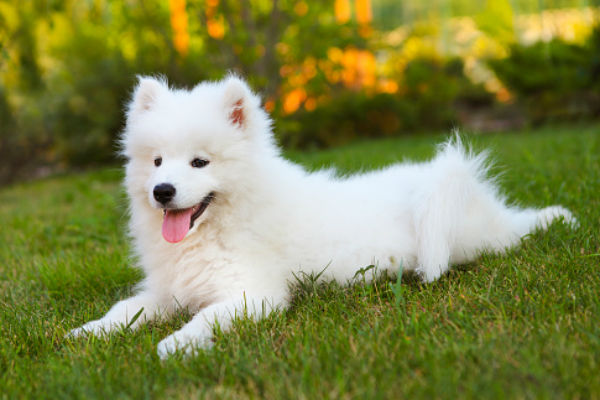
//> input picture multigrain/image/dog1.jpg, 600 x 400 px
$ ./main   (built with g++ and OpenCV 4)
//> lines starting //> are read from the running program, lines starting //| are printed output that depends on the picture
#include "multigrain.h"

using namespace Project;

const float means[3] = {0.485, 0.456, 0.406};
const float stds[3]  = {0.229, 0.224, 0.225};

void process_image(float* data, std::string image_name, int INPUT_H, int INPUT_W){
//> called with image_name = "../image/dog1.jpg", INPUT_H = 224, INPUT_W = 224
    cv::Mat img = cv::imread(image_name);
//> img is the input picture: 400 rows x 600 cols, CV_8UC3; mean B, G, R 73.6, 133.3, 128.5
    if (img.empty()){
        std::cerr << "Image is not read" << std::endl;
        exit(0);
    }
    cv::Mat resized(INPUT_H, INPUT_W, CV_8UC3);
    cv::resize(img, resized, resized.size(), 0, 0, cv::INTER_AREA);
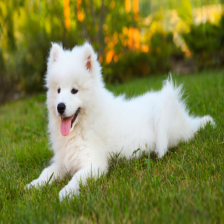
//> resized: 224 rows x 224 cols, CV_8UC3; mean B, G, R 73.6, 133.3, 128.5

    float b, g, r;
    for (int i = 0; i < INPUT_H * INPUT_W; i++) {
        b = resized.at<cv::Vec3b>(i)[0] / 255.0;
        b = (b - means[0])/stds[0];
        data[i] = b;

        g = resized.at<cv::Vec3b>(i)[1] / 255.0;
        g = (g - means[1])/stds[1];
        data[i + INPUT_H * INPUT_W] = g;

        r = resized.at<cv::Vec3b>(i)[2] / 255.0;
        r = (r - means[2])/stds[2];
        data[i + 2 * INPUT_H * INPUT_W] = r;
    }
//> this loop made 50176 passes
//> (b, g, r) on passes 1 to 3: (-2.1, 0.45, 0.897), (-2.12, 0.415, 0.723), (-2.1, 0.31, 0.531)
//> after the loop, b = -1.84; g = -0.513; r = -0.271
}


float euclidean(float* feat1, float* feat2, int len){
    float sum = 0.0;
    for (int i = 0; i < len; i++){
        sum += pow(feat1[i] - feat2[i], 2.0);
    }
    return sqrt(sum);
}


int main(int argc, char** argv){
    int INPUT_C = 3;
    int INPUT_H = 224;
    int INPUT_W = 224;
    int OUTPUT_COUNT = 1;
    unsigned int batch_size = 1;
    std::string weight_path = "../resources/multigrain.wts";
    std::string img_name1("../image/dog1.jpg");
    std::string img_name2("../image/dog2.jpg");
    size_t inputSize = INPUT_C * INPUT_H * INPUT_W;
    float* img1 = new float[batch_size * inputSize];
    float* img2 = new float[batch_size * inputSize];

    process_image(img1, img_name1, INPUT_H, INPUT_W);
    process_image(img2, img_name2, INPUT_H, INPUT_W);
//> call 2 of process_image, with image_name = "../image/dog2.jpg", INPUT_H = 224, INPUT_W = 224
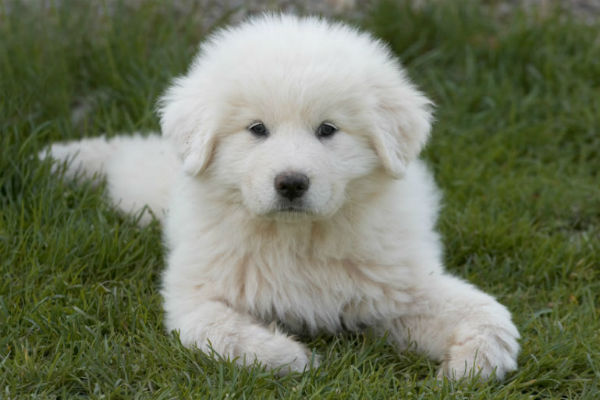
//> input picture multigrain/image/dog2.jpg, 600 x 400 px
//> in process_image, img is the input picture: 400 rows x 600 cols, CV_8UC3; mean B, G, R 94.3, 118.8, 111.9
//> in process_image (call 2), `cv::resize(img, resized, resized.size(), 0, 0, cv::INTER_AREA);`:
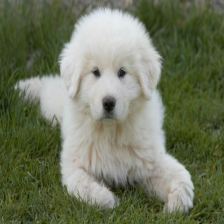
//> resized: 224 rows x 224 cols, CV_8UC3; mean B, G, R 94.3, 118.8, 111.9
//> the loop in process_image (call 2), `for (int i = 0; i < INPUT_H * INPUT_W; i++)` made 50176 passes
//> (b, g, r) on passes 1 to 3: (-0.902, -0.232, -0.131), (-0.542, -0.162, 0.00819), (-0.525, -0.232, -0.0615)

//> (the run ends here: the program needs code that is not available in this run, at `MultiGrain *network = new MultiGrain(weight_path, INPUT_C, INPUT_H, IN..`)
